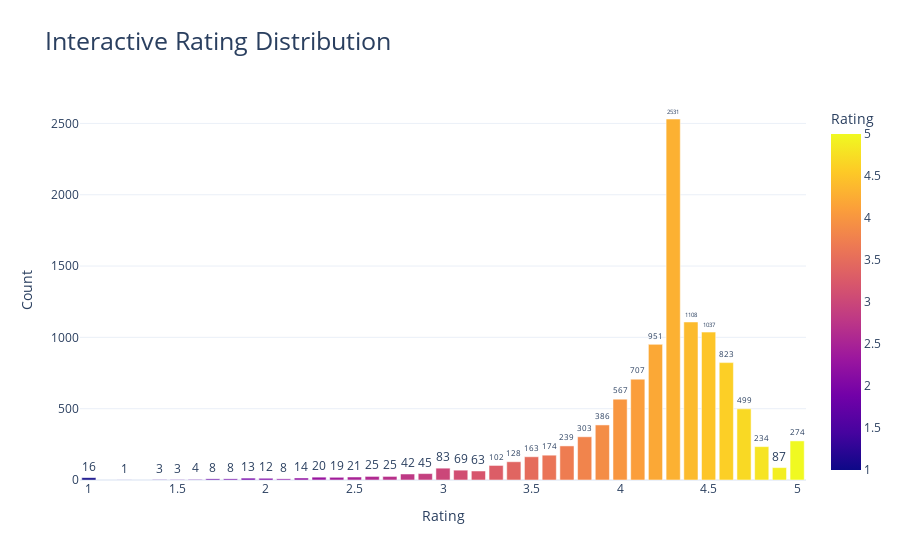

Here is the notebook cell this chart was saved with:
### Code cell
import plotly.express as px

fig = px.bar(rating_counts,
             x='Rating',
             y='Count',
             text='Count',
             color='Rating',
             title='Interactive Rating Distribution',
             color_discrete_sequence=px.colors.qualitative.Vivid)

fig.update_traces(textposition='outside')
fig.update_layout(xaxis_title='Rating',
                  yaxis_title='Count',
                  template='plotly_white',
                  title_font=dict(size=25))
fig.show()

### Figure 1 — Plotly figure (JSON) as saved in the notebook; plotly's stock layout.template omitted (floating-point values rounded to 4 significant figures)
{"data": [{"alignmentgroup": "True", "hovertemplate": "Rating=%{marker.color}<br>Count=%{text}<extra></extra>", "legendgroup": "", "marker": {"color": [4.3, 4.4, 4.5, 4.2, 4.6, 4.1, 4, 4.7, 3.9, 3.8, 5, 3.7, 4.8, 3.6, 3.5, 3.4, 3.3, 4.9, 3, 3.1, 3.2, 2.9, 2.8, 2.7, 2.6, 2.5, 2.3, 2.4, 1, 2.2, 1.9, 2, 1.7, 1.8, 2.1, 1.6, 1.4, 1.5, 1.2], "coloraxis": "coloraxis", "pattern": {"shape": ""}}, "name": "", "offsetgroup": "", "orientation": "v", "showlegend": false, "text": [2531, 1108, 1037, 951, 823, 707, 567, 499, 386, 303, 274, 239, 234, 174, 163, 128, 102, 87, 83, 69, 63, 45, 42, 25, 25, 21, 20, 19, 16, 14, 13, 12, 8, 8, 8, 4, 3, 3, 1], "textposition": "outside", "type": "bar", "x": [4.3, 4.4, 4.5, 4.2, 4.6, 4.1, 4, 4.7, 3.9, 3.8, 5, 3.7, 4.8, 3.6, 3.5, 3.4, 3.3, 4.9, 3, 3.1, 3.2, 2.9, 2.8, 2.7, 2.6, 2.5, 2.3, 2.4, 1, 2.2, 1.9, 2, 1.7, 1.8, 2.1, 1.6, 1.4, 1.5, 1.2], "xaxis": "x", "y": [2531, 1108, 1037, 951, 823, 707, 567, 499, 386, 303, 274, 239, 234, 174, 163, 128, 102, 87, 83, 69, 63, 45, 42, 25, 25, 21, 20, 19, 16, 14, 13, 12, 8, 8, 8, 4, 3, 3, 1], "yaxis": "y"}], "layout": {"barmode": "relative", "coloraxis": {"colorbar": {"title": {"text": "Rating"}}, "colorscale": [[0, "#0d0887"], [0.1111, "#46039f"], [0.2222, "#7201a8"], [0.3333, "#9c179e"], [0.4444, "#bd3786"], [0.5556, "#d8576b"], [0.6667, "#ed7953"], [0.7778, "#fb9f3a"], [0.8889, "#fdca26"], [1, "#f0f921"]]}, "legend": {"tracegroupgap": 0}, "title": {"font": {"size": 25}, "text": "Interactive Rating Distribution"}, "xaxis": {"anchor": "y", "domain": [0, 1], "title": {"text": "Rating"}}, "yaxis": {"anchor": "x", "domain": [0, 1], "title": {"text": "Count"}}}}
